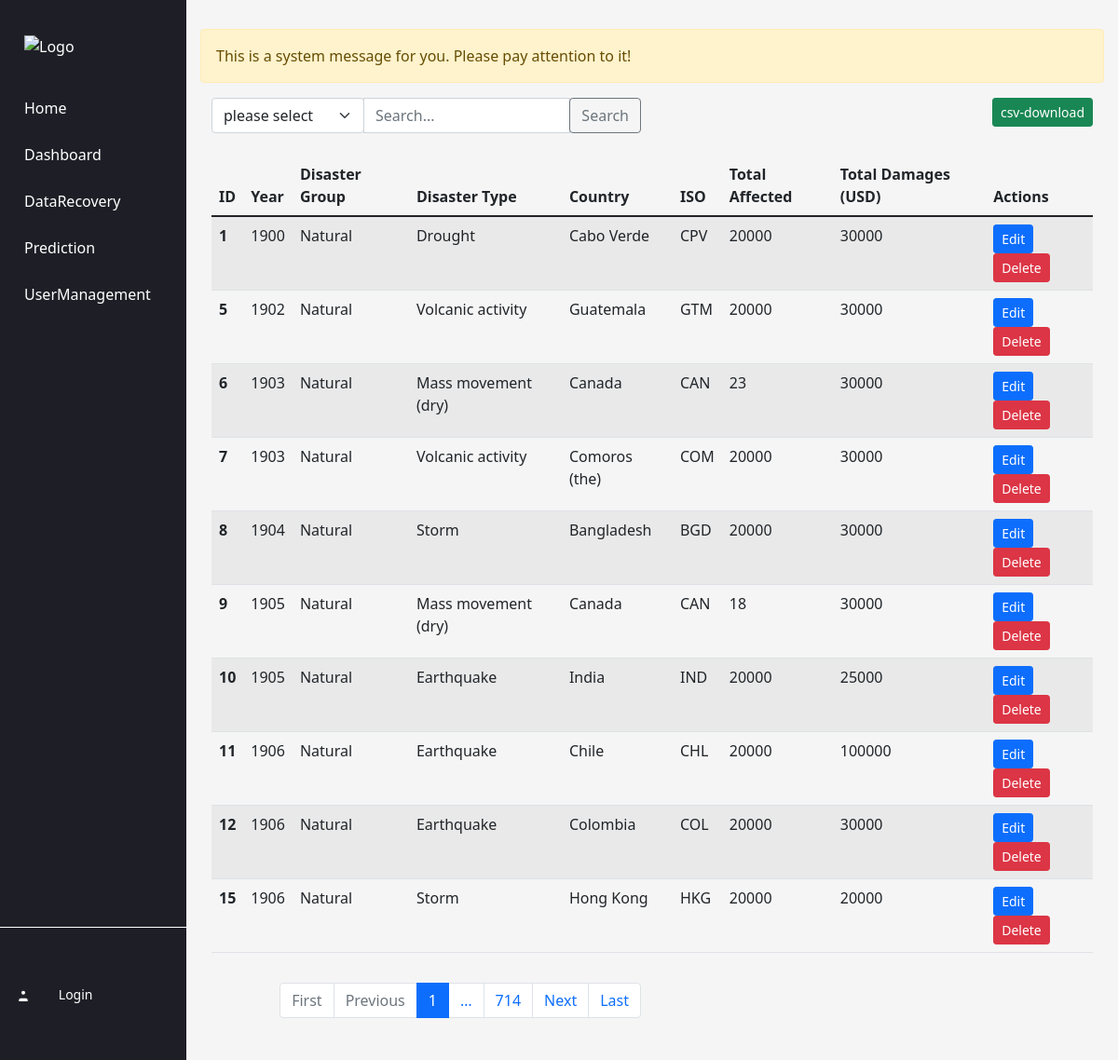
Before: / with the older database file.
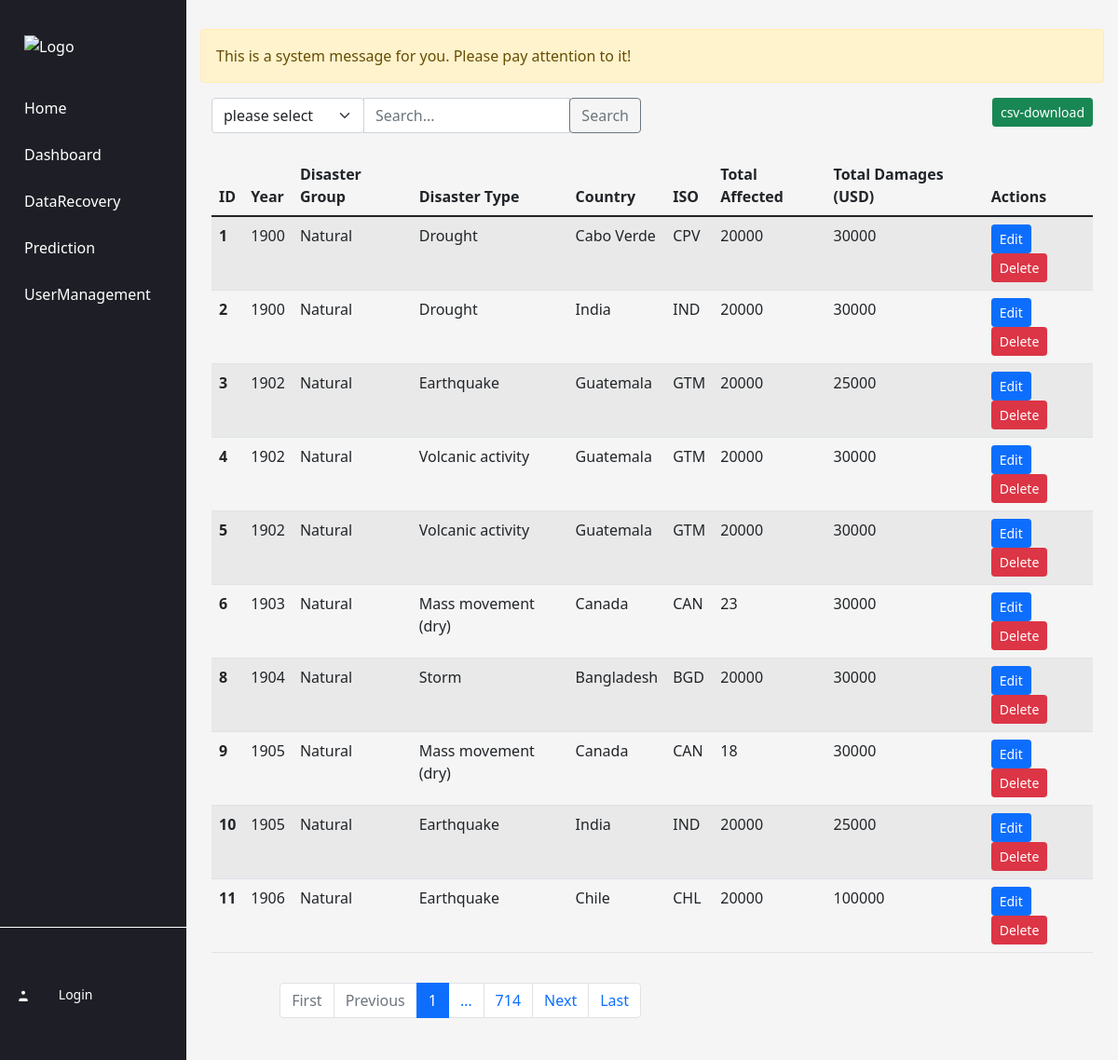
After: the same page with the newer database file.
### disaster_table/models.py (models this page shows, shortened)
class summary(models.Model):
    Dis_ID = models.IntegerField()
    Year = models.IntegerField()
    Disaster_Group = models.TextField()
    Disaster_Type = models.TextField()
    Country = models.TextField()
    ISO = models.TextField()
    Total_Affected = models.TextField()
    Total_Damages = models.TextField()
    is_delete = models.IntegerField()

### disaster_list/views.py (the view)
# urls.py: path('', views.index, name='index'),
def index(request):
    disasters_list = get_disasters()
    search_query = request.GET.get('search_query')
    search_field = request.GET.get('search_field', 'all')
    if search_query and search_field != 'all':
        disasters_list = disasters_list.filter(**{search_field: search_query})
    paginator = Paginator(disasters_list, 10)  # Show 10 items per page
    page = request.GET.get('page', 1)
    try:
        page = int(page)
        if page <= 0:
            page = 1
        disasters = paginator.page(page)
    except (PageNotAnInteger, EmptyPage):
        disasters = paginator.page(1)
    page_range = paginator.get_elided_page_range(page, on_each_side=0, on_ends=1)
    return render(request, 'disaster_list/index.html', {'disasters': disasters, 'search_query': search_query,
                                                         'search_field': search_field, 'page_range': page_range})

### disaster_list/views.py (called while the page is built)
def get_disasters():
    disasters = DisasterList.objects.filter(is_delete=0).order_by('Dis_ID')
    return disasters

### disaster_list/templates/disaster_list/index.html (shortened to what the changed rows need)
 {% include 'common/header.html' %} {% include 'common/nav.html' %}
<div class="main-content">
    <div class="container my-3">
        <br>
        <div class="row">
            <div class="col">
                <table class="table table-striped">
                    <thead>
                        <tr>
                            <th scope="col">ID</th>
                            <th scope="col">Year</th>
                            <th scope="col">Disaster Group</th>
                            <th scope="col">Disaster Type</th>
                            <th scope="col">Country</th>
                            <th scope="col">ISO</th>
                            <th scope="col">Total Affected</th>
                            <th scope="col">Total Damages (USD)</th>
                            <th scope="col">Actions</th>
                        </tr>
                    </thead>
                    <tbody>
                        {% for disaster in disasters %}
                        <tr>
                            <th scope="row">{{ disaster.Dis_ID }}</th>
                            <td>{{ disaster.Year }}</td>
                            <td>{{ disaster.Disaster_Group }}</td>
                            <td>{{ disaster.Disaster_Type }}</td>
                            <td>{{ disaster.Country }}</td>
                            <td>{{ disaster.ISO }}</td>
                            <td>{{ disaster.Total_Affected }}</td>
                            <td>{{ disaster.Total_Damages }}</td>
                            <td>
                                <a href="/edit/{{ disaster.Dis_ID }}" class="btn btn-primary btn-sm">Edit</a>
                                <a href="/list/delete/{{ disaster.Dis_ID }}" class="btn btn-danger btn-sm">Delete</a>
                            </td>
                        </tr>
                        {% endfor %}
                    </tbody>
                </table>
            </div>
        </div>
        <div class="row my-3">
            <div class="col-12 col-md-6">
                <nav aria-label="Page navigation example">
                    <ul class="pagination justify-content-end">
                        {% for i in page_range %}
                        {% if disasters.number == i %}
                        <li class="page-item active" aria-current="page">
                            <a class="page-link" href="?{% if search_query and search_field %}search_query={{ search_query }}&search_field={{ search_field }}&{% endif %}page={{ i }}">{{ i }}</a>
                        </li>
                        {% else %}
                        <li class="page-item">
                            <a class="page-link" href="?{% if search_query and search_field %}search_query={{ search_query }}&search_field={{ search_field }}&{% endif %}page={{ i }}">{{ i }}</a>
                        </li>
                        {% endif %}
                        {% endfor %}
                    </ul>
                </nav>
            </div>
        </div>
    </div>
</div>

Changed rows visible on the page:
no longer on this page (row edited): summary: Dis_ID "7", Year "1903", Disaster_Group "Natural", Disaster_Type "Volcanic activity", Country "Comoros (the)", ISO "COM", Total_Affected "20000", Total_Damages "30000"
no longer on this page (row unchanged): summary: Dis_ID "12", Year "1906", Disaster_Group "Natural", Disaster_Type "Earthquake", Country "Colombia", ISO "COL", Total_Affected "20000", Total_Damages "30000"
no longer on this page (row unchanged): summary: Dis_ID "15", Year "1906", Disaster_Group "Natural", Disaster_Type "Storm", Country "Hong Kong", ISO "HKG", Total_Affected "20000", Total_Damages "20000"
now on this page (row edited): summary: Dis_ID "2", Year "1900", Disaster_Group "Natural", Disaster_Type "Drought", Country "India", ISO "IND", Total_Affected "20000", Total_Damages "30000"
now on this page (row edited): summary: Dis_ID "3", Year "1902", Disaster_Group "Natural", Disaster_Type "Earthquake", Country "Guatemala", ISO "GTM", Total_Affected "20000", Total_Damages "25000"
now on this page (row edited): summary: Dis_ID "4", Year "1902", Disaster_Group "Natural", Disaster_Type "Volcanic activity", Country "Guatemala", ISO "GTM", Total_Affected "20000", Total_Damages "30000"
